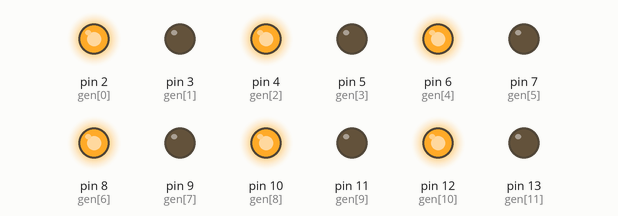
A sketch run on a simulated Arduino Uno, built with avr-gcc and run on an emulated ATmega328P. Shown: output pins drawn as LEDs (lit = HIGH).

Above: at 0.1 s.
Timing chart, 0 to 1.6 s (numbered marks = the images above):
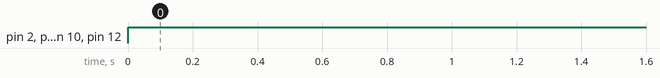

Measured:
- by itself, pin 2 (gen[0]), pin 4 (gen[2]), pin 6 (gen[4]), pin 8 (gen[6]), pin 10 (gen[8]), pin 12 (gen[10]): LOW → HIGH at 0.00 s

The sketch:

sketch_nov04a.ino
```cpp
int pinsCount = 12;                                 // declaring the integer variable pinsCount (const)?
int gen[] = {2, 3, 4, 5, 6, 7, 8, 9, 10, 11, 12, 13};
int off = LOW;                                    //sets lights off
int on = HIGH;
unsigned long start = 0;
bool manny = true;
bool burger = true;

unsigned long whenToBlink = 2000;      //stole; millis for WHEN to blink (every

void setup() {

  //Serial.begin();                                 //use for counter and gui
  for (int i = 0; i < pinsCount; i = i + 1) {     // counting the variable i from 0 to 9
    pinMode(gen[i], OUTPUT);                      // initialising the pin at index i of the array of pins as OUTPUT
  }
}

void loop() {

  if (manny == burger) {
    for (int k = 0; k < 12; k = k + 2) { //iterates through green
      digitalWrite(gen[k], on);
    }
    for (int y = 1; y < 12; y = y + 2) { //tells red off
      digitalWrite(gen[y], off);
    }
    delay(3600000);                       //delay can be any number of minutes * 60000
    //one hour = 60 * 60000 = 3600000

    for (int r = 0; r < 12; r = r + 2) { //iterates through red
      digitalWrite(gen[r], off);
    }
    for (int q = 1; q < 12; q = q + 2) { //tells green off
      digitalWrite(gen[q], on);
    }
    delay(1800000);                      //delay can be any number of minutes * 60000
    //if you make it 100 you can get epilepsy
  }
}
```
